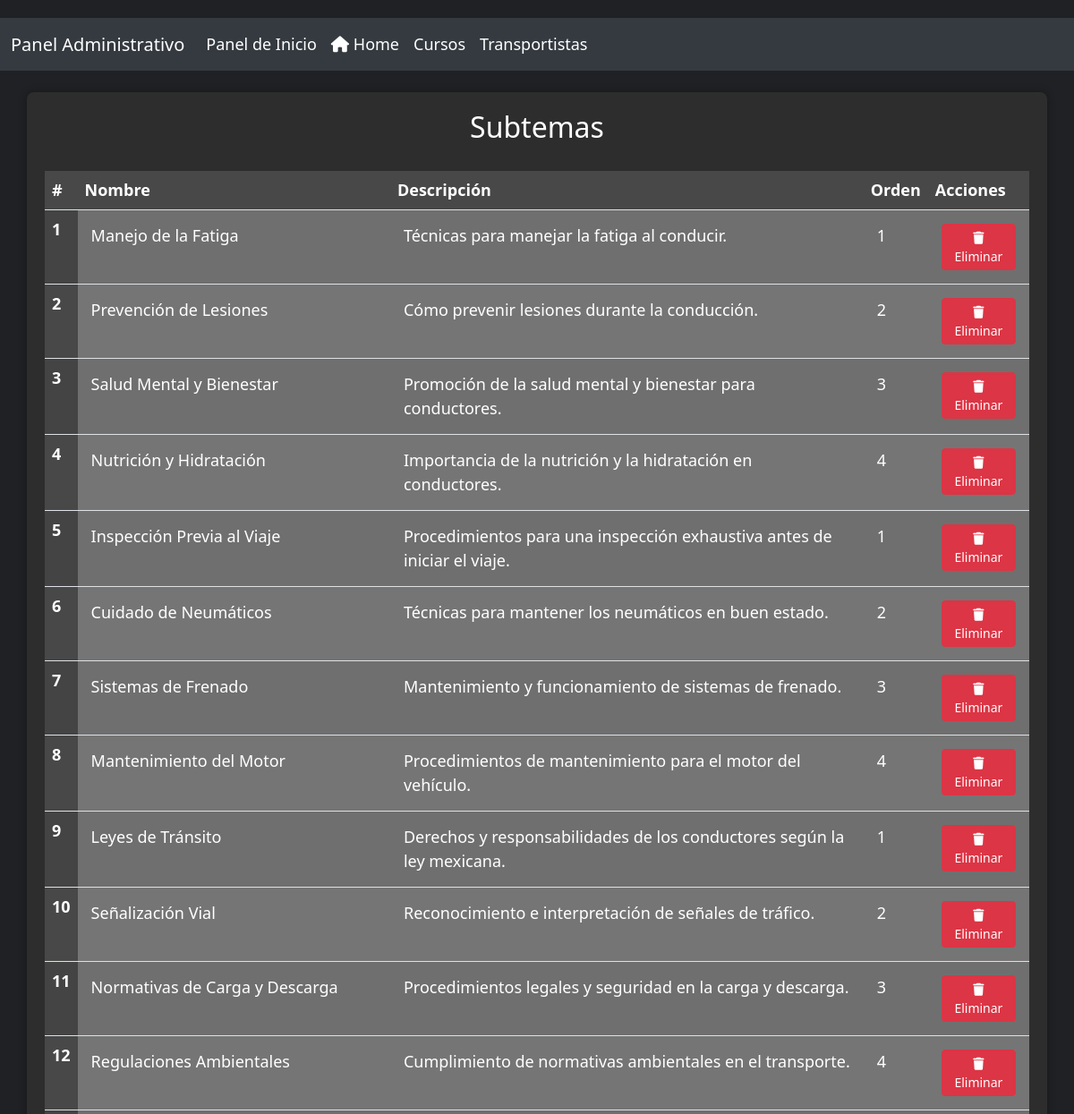
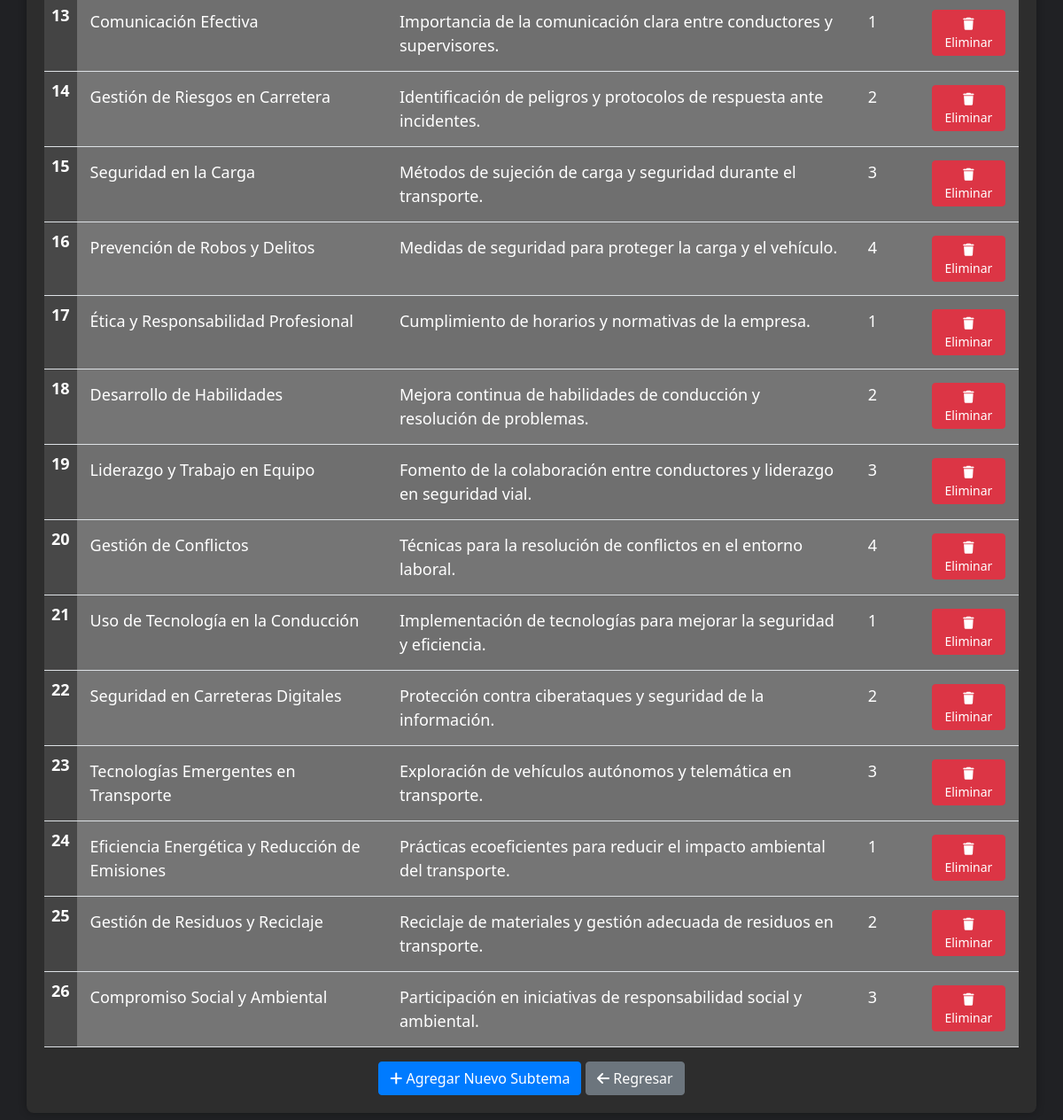
Page /admin/admin_subtemas.php (signed in) on the committed database (2 pictures, top to bottom).
### tables this page shows
CREATE TABLE `subtemas`  (
  `ID` int(11) NOT NULL AUTO_INCREMENT,
  `IDCurso` int(11) NULL DEFAULT NULL,
  `Nombre` varchar(255) NULL DEFAULT NULL,
  `Descripcion` text NULL,
  `Orden` int(11) NULL DEFAULT NULL,
  PRIMARY KEY (`ID`) USING BTREE,
  INDEX `IDCurso`(`IDCurso`) USING BTREE,
  CONSTRAINT `subtemas_ibfk_1` FOREIGN KEY (`IDCurso`) REFERENCES `cursos` (`ID`) ON DELETE RESTRICT ON UPDATE RESTRICT
);

### admin/admin_subtemas.php (the view, shortened to what this page needs)
<?php
require_once '../Conexion/conectar.php';
$stmt = mysqli_prepare($cn, "SELECT ID, Nombre, Descripcion, Orden FROM subtemas");
mysqli_stmt_execute($stmt);
mysqli_stmt_bind_result($stmt, $id, $nombre, $descripcion, $orden);
$subtemas = [];
while (mysqli_stmt_fetch($stmt)) {
    $subtemas[] = [
        'ID' => $id,
        'Nombre' => $nombre,
        'Descripcion' => $descripcion,
        'Orden' => $orden,
    ];
}
?>
<!DOCTYPE html>
<html lang="es">
<head>
    <link href="https://cdnjs.cloudflare.com/ajax/libs/font-awesome/6.0.0-beta3/css/all.min.css" rel="stylesheet">
    <link href="https://cdn.jsdelivr.net/npm/bootstrap@5.3.0/dist/css/bootstrap.min.css" rel="stylesheet">
    <link rel="stylesheet" href="admin/styles/styles.css">
</head>
<body>
    <nav class="navbar navbar-expand-lg navbar-dark">
        <div class="container-fluid">
            <a class="navbar-brand" href="#">Panel Administrativo</a>
            <div class="collapse navbar-collapse" id="navbarNav">
                <ul class="navbar-nav">
                    <li class="nav-item">
                        <a class="nav-link" href="../admin.php">Panel de Inicio</a>
                    </li>
                    <li class="nav-item">
                        <a class="nav-link" href="../home.php"><i class="fas fa-home"></i> Home</a>
                    </li>
                    <li class="nav-item">
                        <a class="nav-link" href="admin_cursos.php">Cursos</a>
                    <li class="nav-item">
                        <a class="nav-link" href="admin_transportistas.php">Transportistas</a>
                    </li>
                </ul>
            </div>
        </div>
    </nav>
    <div class="container mt-4">
        <h2 class="table-title">Subtemas</h2>
        <table class="table table-striped">
            <thead>
                <tr>
                    <th scope="col">#</th>
                    <th scope="col">Nombre</th>
                    <th scope="col">Descripción</th>
                    <th scope="col">Orden</th>
                    <th scope="col">Acciones</th>
                </tr>
            </thead>
            <tbody>
                <?php foreach ($subtemas as $subtema) : ?>
                    <tr>
                        <th scope="row"><?php echo $subtema['ID']; ?></th>
                        <td><?php echo $subtema['Nombre']; ?></td>
                        <td><?php echo $subtema['Descripcion']; ?></td>
                        <td><?php echo $subtema['Orden']; ?></td>
                        <td>
                            <div class="btn-group">
                                <a href="borrar_subtema.php?id=<?php echo $subtema['ID']; ?>" onclick="return confirm('¿Estás seguro de que deseas eliminar este subtema?');" class="btn btn-danger btn-sm"><i class="fas fa-trash"></i> Eliminar</a>
                            </div>
                        </td>
                    </tr>
                <?php endforeach; ?>
            </tbody>
        </table>
        <div class="text-end">
            <a href="agregar_subtema.php" class="btn btn-primary"><i class="fas fa-plus"></i> Agregar Nuevo Subtema</a>
            <a href="../admin.php" class="btn btn-secondary"><i class="fas fa-arrow-left"></i> Regresar</a>
        </div>
    </div>
</body>
</html>

### admin/styles/styles.css (style rules this page uses)
body { background-color: #1e1e2d; color: #ffffff; font-size: 18px; }
.navbar { background-color: #2c2c38; }
.navbar-brand, .nav-link { color: #ffffff; }
.container { display: flex; justify-content: center; align-items: center; flex-direction: column; min-height: 70vh; }
a { color: inherit; text-decoration: none; }

### admin/admin_subtemas.php (style rules this page uses)
body { background-color: #202124; color: #ffffff; padding-top: 20px; padding-bottom: 20px; }
.navbar { background-color: #343a40 !important; }
.container { background-color: #2d2d2d; border-radius: 8px; padding: 20px; box-shadow: 0px 0px 10px rgba(0, 0, 0, 0.3); }
.table { background-color: #373737; color: #ffffff; }
.table th { background-color: #484848; color: #ffffff; }
.table td { padding: 15px; background-color: #757575; color: #ffffff; }
.table thead { background-color: #343a40; }
.table-title { margin-bottom: 30px; }
.btn { border-radius: 4px; }
.btn-primary { background-color: #007bff; border-color: #007bff; }
.btn-danger { background-color: #dc3545; border-color: #dc3545; }

### rows in the picture
subtemas: ID "1", Nombre "Manejo de la Fatiga", Descripcion "Técnicas para manejar la fatiga al conducir.", Orden "1"
subtemas: ID "2", Nombre "Prevención de Lesiones", Descripcion "Cómo prevenir lesiones durante la conducción.", Orden "2"
subtemas: ID "3", Nombre "Salud Mental y Bienestar", Descripcion "Promoción de la salud mental y bienestar para conductores.", Orden "3"
subtemas: ID "4", Nombre "Nutrición y Hidratación", Descripcion "Importancia de la nutrición y la hidratación en conductores.", Orden "4"
subtemas: ID "5", Nombre "Inspección Previa al Viaje", Descripcion "Procedimientos para una inspección exhaustiva antes de iniciar el viaje.", Orden "1"
subtemas: ID "6", Nombre "Cuidado de Neumáticos", Descripcion "Técnicas para mantener los neumáticos en buen estado.", Orden "2"
subtemas: ID "7", Nombre "Sistemas de Frenado", Descripcion "Mantenimiento y funcionamiento de sistemas de frenado.", Orden "3"
subtemas: ID "8", Nombre "Mantenimiento del Motor", Descripcion "Procedimientos de mantenimiento para el motor del vehículo.", Orden "4"
subtemas: ID "9", Nombre "Leyes de Tránsito", Descripcion "Derechos y responsabilidades de los conductores según la ley mexicana.", Orden "1"
subtemas: ID "10", Nombre "Señalización Vial", Descripcion "Reconocimiento e interpretación de señales de tráfico.", Orden "2"
subtemas: ID "11", Nombre "Normativas de Carga y Descarga", Descripcion "Procedimientos legales y seguridad en la carga y descarga.", Orden "3"
subtemas: ID "12", Nombre "Regulaciones Ambientales", Descripcion "Cumplimiento de normativas ambientales en el transporte.", Orden "4"
subtemas: ID "13", Nombre "Comunicación Efectiva", Descripcion "Importancia de la comunicación clara entre conductores y supervisores.", Orden "1"
subtemas: ID "14", Nombre "Gestión de Riesgos en Carretera", Descripcion "Identificación de peligros y protocolos de respuesta ante incidentes.", Orden "2"
subtemas: ID "15", Nombre "Seguridad en la Carga", Descripcion "Métodos de sujeción de carga y seguridad durante el transporte.", Orden "3"
subtemas: ID "16", Nombre "Prevención de Robos y Delitos", Descripcion "Medidas de seguridad para proteger la carga y el vehículo.", Orden "4"
subtemas: ID "17", Nombre "Ética y Responsabilidad Profesional", Descripcion "Cumplimiento de horarios y normativas de la empresa.", Orden "1"
subtemas: ID "18", Nombre "Desarrollo de Habilidades", Descripcion "Mejora continua de habilidades de conducción y resolución de problemas.", Orden "2"
subtemas: ID "19", Nombre "Liderazgo y Trabajo en Equipo", Descripcion "Fomento de la colaboración entre conductores y liderazgo en seguridad vial.", Orden "3"
subtemas: ID "20", Nombre "Gestión de Conflictos", Descripcion "Técnicas para la resolución de conflictos en el entorno laboral.", Orden "4"
subtemas: ID "21", Nombre "Uso de Tecnología en la Conducción", Descripcion "Implementación de tecnologías para mejorar la seguridad y eficiencia.", Orden "1"
subtemas: ID "22", Nombre "Seguridad en Carreteras Digitales", Descripcion "Protección contra ciberataques y seguridad de la información.", Orden "2"
subtemas: ID "23", Nombre "Tecnologías Emergentes en Transporte", Descripcion "Exploración de vehículos autónomos y telemática en transporte.", Orden "3"
subtemas: ID "24", Nombre "Eficiencia Energética y Reducción de Emisiones", Descripcion "Prácticas ecoeficientes para reducir el impacto ambiental del transporte.", Orden "1"
subtemas: ID "25", Nombre "Gestión de Residuos y Reciclaje", Descripcion "Reciclaje de materiales y gestión adecuada de residuos en transporte.", Orden "2"
subtemas: ID "26", Nombre "Compromiso Social y Ambiental", Descripcion "Participación en iniciativas de responsabilidad social y ambiental.", Orden "3"
